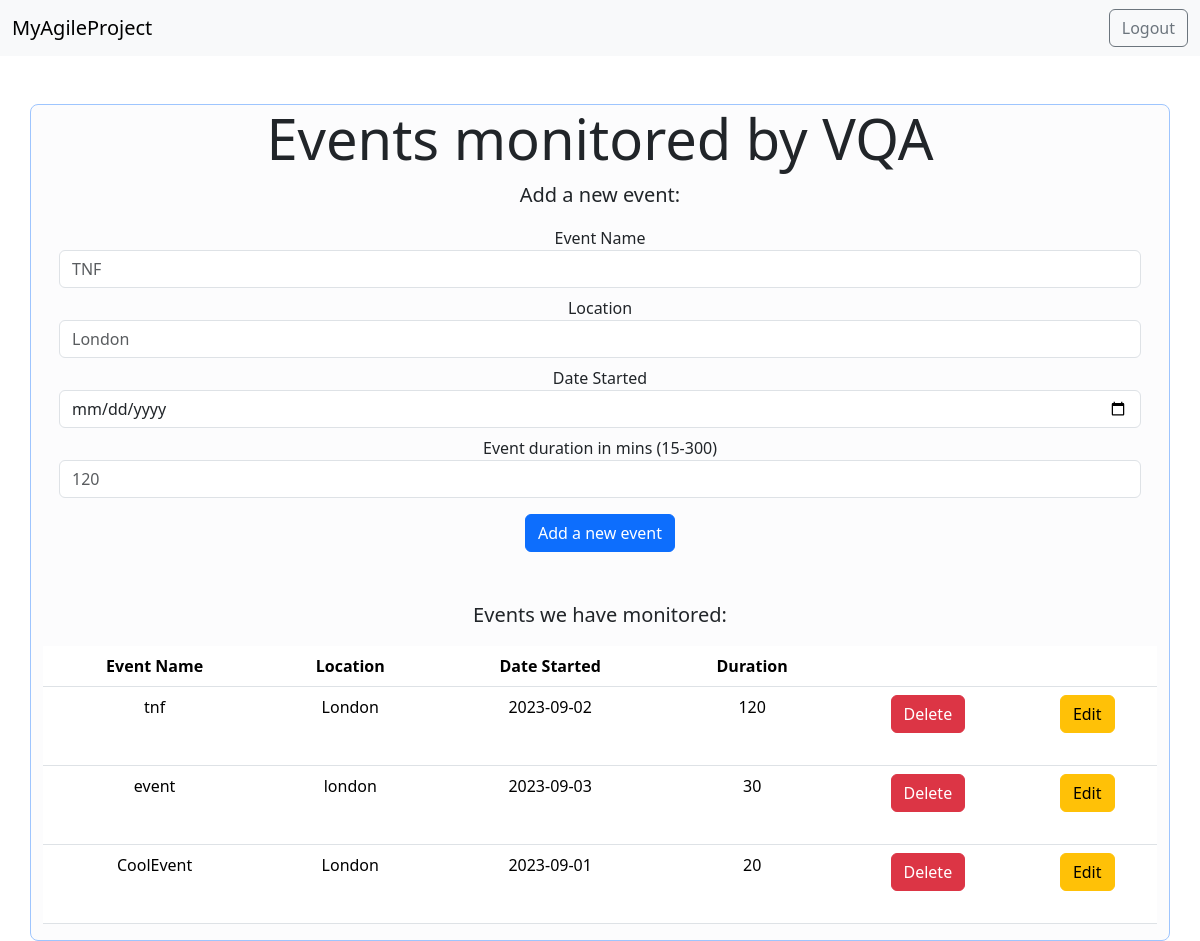
The app's page /events_database (signed in), older data.
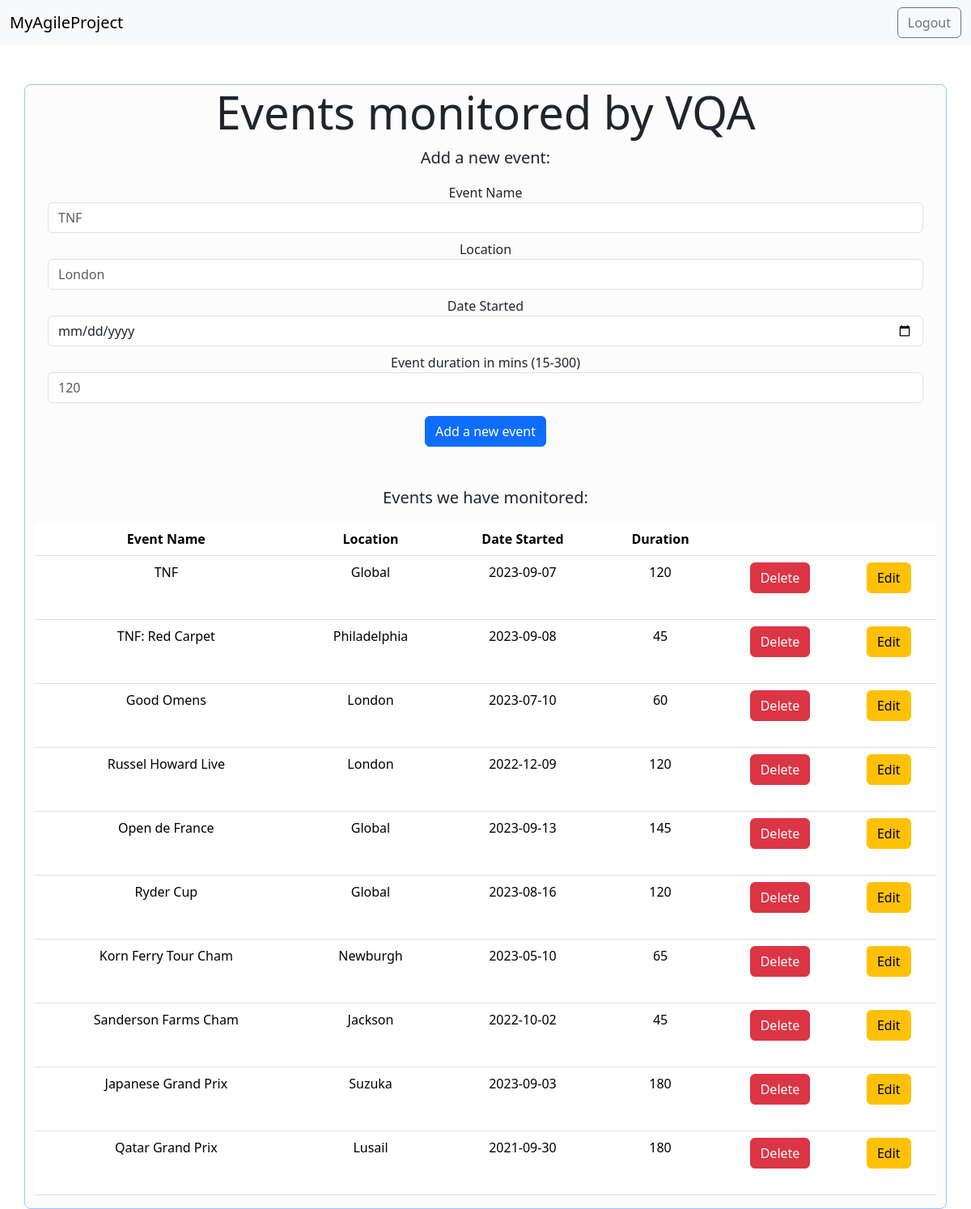
The same page, newer data.
### tables this page shows
CREATE TABLE events (name VARCHAR PRUMARY KEY UNIQUE NOT NULL, author VARCHAR NOT NULL, location TEXT NOT NULL, dateStarted TEXT NOT NULL, durationMins INTEGER NOT NULL);

### main.py (the view)
@app.route("/events_database")
@login_required
def events_database():
    form = create_event_form()
    connection = sqlite3.connect("database.db")
    connection.row_factory = sqlite3.Row
    current = connection.cursor()
    currentUser = current_user.username
    isAdmin = current_user.isAdmin
    current.execute("select * from events")
    rows = current.fetchall();
    return render_template("events_database.html", rows = rows, form=form, currentUser = currentUser, isAdmin = isAdmin, isAuthenticated = current_user.is_authenticated)

### forms.py (shortened to what this page needs)
    class event_form(FlaskForm):
        name = StringField('Event Name', default = nameValue, validators=[InputRequired(), Length(min=2, max=20)], render_kw={"placeholder": "TNF", "class":"form-control"})
        location = StringField('Location', default = locationValue, validators=[InputRequired(), Length(min=2, max=20)], render_kw={"placeholder": "London", "class":"form-control"})
        dateStarted = DateField('Date Started', default = dateStartedValue, validators=[InputRequired()], render_kw={"class":"form-control"})
        durationMins = IntegerField('Event duration in mins (15-300)', default = durationMinsValue, validators=[InputRequired()], render_kw={"placeholder": "120", "class":"form-control"})

### main.py (called while the page is built)
@login_manager.user_loader
def load_user(id):
    try:
        connection = sqlite3.connect("database.db")
        cursor = connection.cursor()
        cursor.execute("SELECT * FROM users WHERE id = (?)",[id])
        result = cursor.fetchone()
        if result is None:
            return None
        else:
            return User(result[0], result[1], result[2], result[3], result[4])
    except Exception as e:
        return e

### templates/events_database.html (shortened to what the changed rows need)
<!DOCTYPE html>
<html lang="en" dir="ltr">
  <head>
    <link href="https://cdn.jsdelivr.net/npm/bootstrap@5.3.1/dist/css/bootstrap.min.css" rel="stylesheet">
  </head>
  <body>
    <div class="jumbotron">
        <div class="container-md bg-light-subtle border border-primary-subtle rounded-3 text-center position-relative">
            <h1 class="display-4">Events monitored by VQA</h1>
            <br>
            <table class="table">
                <thead>
                    <tr>
                        <th scope="col">Event Name</th>
                        <th scope="col">Location</th>
                        <th scope="col">Date Started</th>
                        <th scope="col">Duration</th>
                        <th scope="col"></th>
                        <th scope="col"></th>
                    </tr>
                </thead>
                <tbody>
                    {% for row in rows %}
                        <tr>
                            <td>
                                {{row["name"]}}
                            </td>
                            <td>
                                {{row["location"]}}
                            </td>
                            <td>
                                {{row["dateStarted"]}}
                            </td>
                            <td>
                                {{row["durationMins"]}}
                            </td>
                            {% if row["author"] == currentUser or isAdmin == "True" %}
                            <td>
                                <form action="{{ url_for('delete_event', event_name = row['name']) }}" method= "POST">
                                    <button type="submit" class="btn btn-danger mb-4" onclick="if (! window.confirm('Are you sure you want to delete this event?')){return false}">Delete</button>
                                </form>
                            </td>
                            <td>
                                <a class="btn btn-warning my-2 my-sm-0" href="{{ url_for('update_event', name = row['name'], dateStarted = row['dateStarted'], location = row['location'], durationMins = row['durationMins']) }}">Edit</a>
                            </td>
                            {% endif %}
                        </tr>
                    {%endfor%}
                </tbody>
            </table>
        </div>
    </div>
  </body>
</html>

Row changes from the older to the newer data that the page shows:
changed events: name "tnf" → "TNF"; location "London" → "Global"; dateStarted "2023-09-02" → "2023-09-07"
changed events: name "event" → "TNF: Red Carpet"; location "london" → "Philadelphia"; dateStarted "2023-09-03" → "2023-09-08"; durationMins "30" → "45"
changed events: name "CoolEvent" → "Good Omens"; dateStarted "2023-09-01" → "2023-07-10"; durationMins "20" → "60"
added events: name "Russel Howard Live", location "London", dateStarted "2022-12-09", durationMins "120"
added events: name "Open de France", location "Global", dateStarted "2023-09-13", durationMins "145"
added events: name "Ryder Cup", location "Global", dateStarted "2023-08-16", durationMins "120"
added events: name "Korn Ferry Tour Cham", location "Newburgh", dateStarted "2023-05-10", durationMins "65"
added events: name "Sanderson Farms Cham", location "Jackson", dateStarted "2022-10-02", durationMins "45"
added events: name "Japanese Grand Prix", location "Suzuka", dateStarted "2023-09-03", durationMins "180"
added events: name "Qatar Grand Prix", location "Lusail", dateStarted "2021-09-30", durationMins "180"
